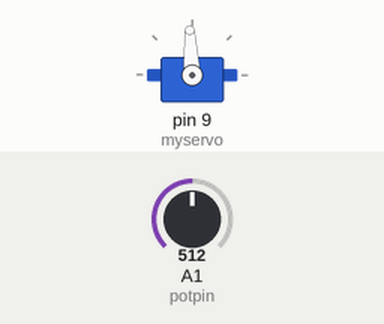
This sketch was run on a simulated Arduino Uno, built with avr-gcc and run on an emulated ATmega328P. Parts: servo. The test bench sets the inputs (shaded band); at power-on: A1 (potpin) = 512.

Above: at 2.3 s.
2.4 s: A1 (potpin) set to 716
At 4.2 s:
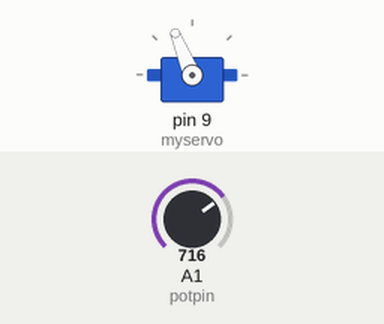
4.5 s: A1 (potpin) set to 900
At 5.5 s:
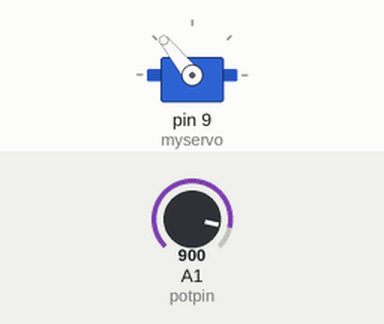
6.6 s: A1 (potpin) set to 1023
At 7.8 s:
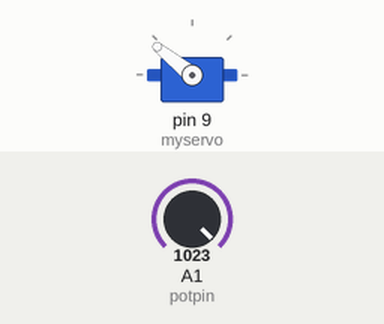
9.0 s: A1 (potpin) set to 306
At 10.1 s:
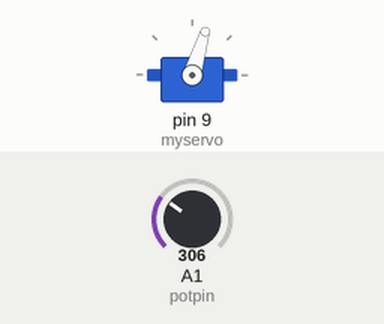
11.1 s: A1 (potpin) set to 122
At 12.4 s:
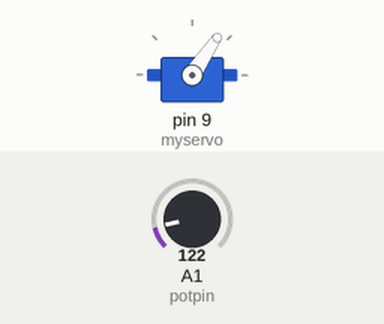
13.5 s: A1 (potpin) set to 511
At 14.8 s:
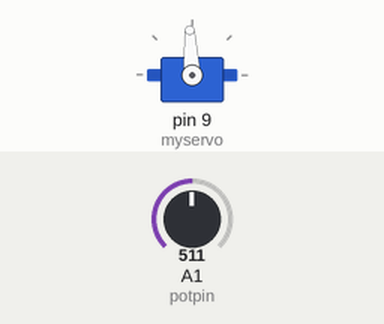
Timing chart, 0 to 16.5 s (numbered marks = the images above; inputs shaded):
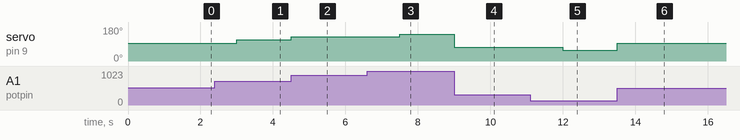

Measured:
- after the input at 2.4 s, servo on pin 9 (myservo): 93° → 112° after 0.60 s
- after the input at 4.5 s, servo on pin 9 (myservo): 112° → 129° at once
- after the input at 6.6 s, servo on pin 9 (myservo): 129° → 141° after 0.90 s
- after the input at 9.0 s, servo on pin 9 (myservo): 141° → 73° at once
- after the input at 11.1 s, servo on pin 9 (myservo): 73° → 56° after 0.90 s
- after the input at 13.5 s, servo on pin 9 (myservo): 56° → 93° at once

The sketch:

Knob.ino
```cpp
// Controlling a servo position using a potentiometer (variable resistor)
// by Michal Rinott <http://people.interaction-ivrea.it/m.rinott>

#include <Servo.h>

Servo myservo;  // create servo object to control a servo

int potpin = 1;  // analog pin used to connect the potentiometer
int val;    // variable to read the value from the analog pin

void setup()
{
  myservo.attach(9);  // attaches the servo on pin 9 to the servo object
}

void loop()
{
  val = analogRead(potpin);            // reads the value of the potentiometer (value between 0 and 1023)
  val = map(val, 0, 1023, 1000, 2000);     // scale it to use it with the servo (value between 0 and 180)
  myservo.write(val);                  // sets the servo position according to the scaled value
  delay(1500);                           // waits for the servo to get there
}
```
